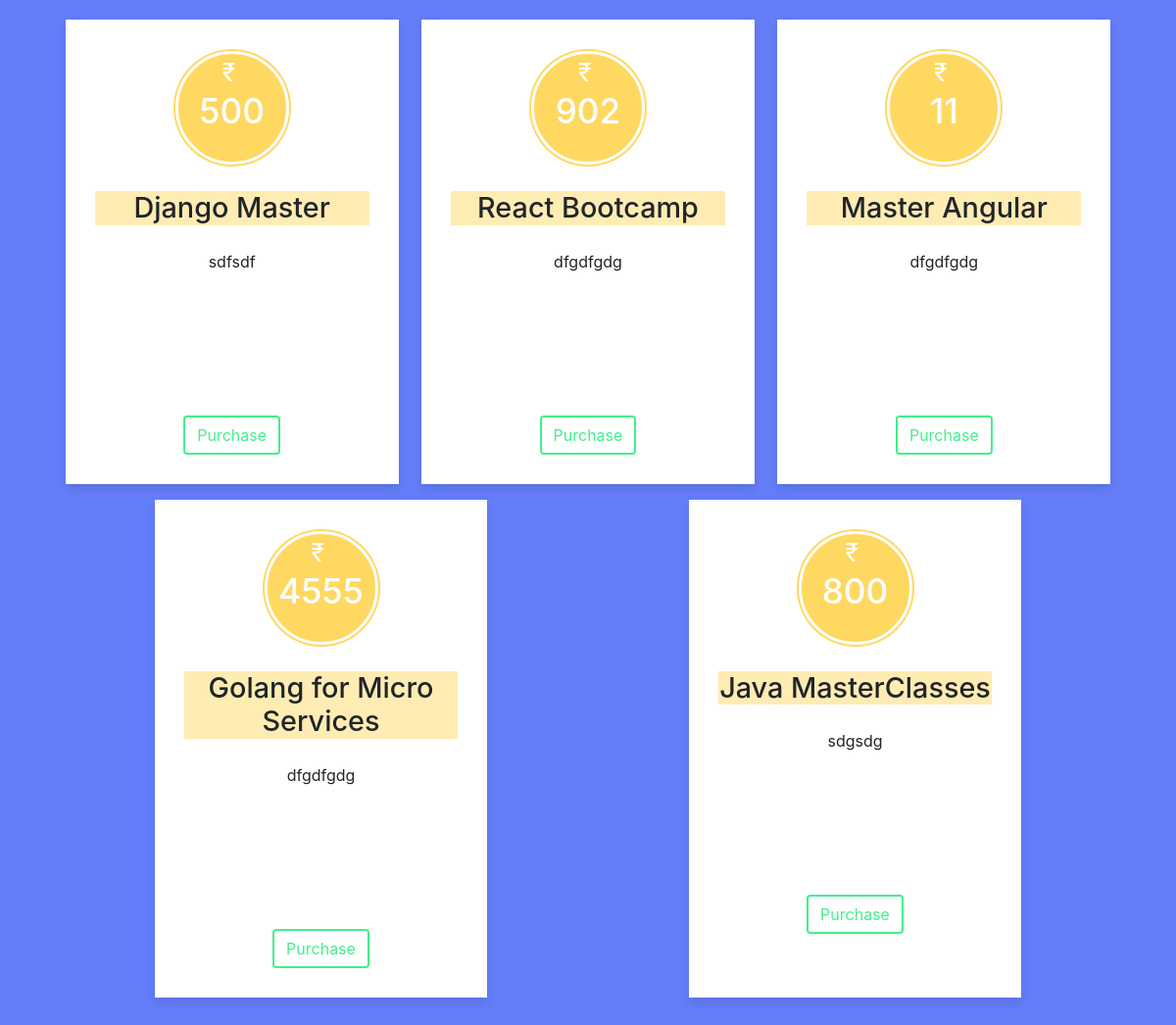
The app's page /newtonschool/courses/ (signed in) with its own data.
### teachers/models.py (models this page shows)
class Courses(models.Model):
    course_name = models.CharField(max_length=255)
    standard = models.IntegerField()
    course_description = models.TextField()
    created_at = models.DateTimeField(auto_now_add=True)
    updated_at = models.DateTimeField(auto_now=True)
    course_type = models.CharField(max_length=10, choices=COURSE_TYPE_CHOICES)
    price = models.IntegerField()
    teacher = models.ForeignKey('users.SchoolUser', on_delete=models.CASCADE)

### newtonschool/views.py (the view)
# urls.py: path('newtonschool/courses/', views.CoursesListView.as_view(), name='courses'),
class CoursesListView(ListView):
    model = Courses
    template_name = 'newtonschool/courses.html'
    def get(self, request, *args, **kwargs):
        if request.user.is_authenticated and request.user.user_type == USER_CHOICE_VALUE_TEACHER:
            self.object_list = super().get_queryset()
            context = super().get_context_data(**kwargs)
            return render(request, self.template_name, context)
        else:
            return HttpResponseRedirect(reverse('school_dashboard'))

### newtonschool/templates/newtonschool/courses.html (shortened to what this page needs)
<html lang="en">
{% load static %}
<head>
    <link rel="stylesheet" href="{% static 'css/bootstrap.css' %}">
    <link rel="stylesheet" href="{% static 'newtonschool/css/courses.css' %}">
</head>
<body>
<div class="wrapper">
    {% for course in courses_list %}
    {% if course.course_name %}
    <div class="table basic">
        <div class="price-section">
            <div class="price-area">
                <div class="inner-area">
                       <span class="text">
                         &#8377;
                       </span>
                    <span class="price">{{course.price}}</span>
                </div>
            </div>
        </div>
        <div class="package-name">
            <h1 class="course-heading">{{course.course_name}}</h1>
        </div>
        <div class="features" style="text-align:center;">
            <span>{{ course.course_description }}</span>
        </div>
        <div class="btn-div-box">
            {% if course.course_type == 'paid' %}
            <a href="{% url 'student_course_enroll' pk=course.id %}" class="btn btn-info">Purchase</a>
            {% else %}
            <a href="{% url 'student_course_enroll' pk=course.id %}" class="btn btn-success">Enroll</a>
            {% endif %}
        </div>
    </div>
    {% endif %}
    {% endfor %}
</div>
</body>
</html>

### newtonschool/static/newtonschool/css/courses.css (style rules this page uses)
* { margin: 0; padding: 0; box-sizing: border-box; }
body { display: flex; align-items: center; justify-content: center; min-height: 100vh; background: #647df9; padding: 20px; }
.wrapper { max-width: 1090px; width: 100%; display: flex; flex-wrap: wrap; margin: auto; justify-content: space-around; }
.wrapper .table { background: #fff; width: calc(33% - 20px); padding: 30px 30px; position: relative; box-shadow: 0 5px 10px rgba(0,0,0,0.1); }
.features { min-height: 150px; }
.table .price-section { display: flex; justify-content: center; }
.price-section .price-area { height: 120px; width: 120px; background: #ffd861; border-radius: 50%; padding: 2px; }
.price-section .price-area .inner-area { height: 100%; width: 100%; border-radius: 50%; border: 3px solid #fff; color: #fff; line-height: 117px; text-align: center; position: relative; }
.price-area .inner-area .text { font-size: 25px; font-weight: 400; position: absolute; bottom: 32px; left: 45px; }
.price-area .inner-area .price { font-size: 2.2rem; font-weight: 500; }
.table .package-name { width: 100%; background: #ffecb3; margin: 25px 0; text-align: center; position: relative; }
.course-heading { font-size: 1.8rem; }
.btn-info { background: #fff; color: #43ef8b; border: 2px solid #43ef8b; }
.table .package-name::before { position: absolute; top: 50%; left: 50%; transform: translate(-50%, -50%); background: #fff; font-size: 25px; padding: 0 10px; font-weight: bolder; }
.table .btn-div-box { display: flex; justify-content: center; margin-top: 1.2rem; }
.basic .price-area, .basic .inner-area { background: #ffd861; }
.basic .package-name { background: #ffecb3; }
.basic ::selection, .basic .price-area, .basic .inner-area { background: #ffd861; }

### records on screen
Courses: price "500", course_name "Django Master", course_description "sdfsdf", course_type "Purchase"
Courses: price "902", course_name "React Bootcamp", course_description "dfgdfgdg", course_type "Purchase"
Courses: price "11", course_name "Master Angular", course_description "dfgdfgdg", course_type "Purchase"
Courses: price "4555", course_name "Golang for Micro Services", course_description "dfgdfgdg", course_type "Purchase"
Courses: price "800", course_name "Java MasterClasses", course_description "sdgsdg", course_type "Purchase"
